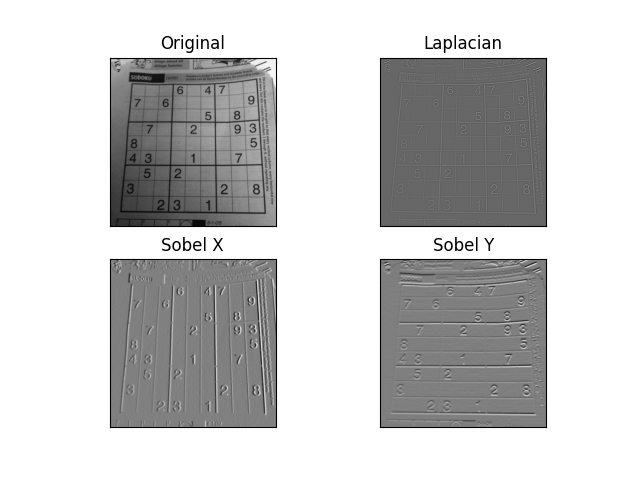

This chart was generated by the following Python code:
import cv2
import numpy as np
from matplotlib import pyplot as plt

img = cv2.imread('dave.jpg',0)
laplacian = cv2.Laplacian(img,cv2.CV_64F)
sobelx = cv2.Sobel(img,cv2.CV_64F,1,0,ksize=5)
sobely = cv2.Sobel(img,cv2.CV_64F,0,1,ksize=5)

plt.subplot(2,2,1),plt.imshow(img,cmap = 'gray')
plt.title('Original'), plt.xticks([]), plt.yticks([])
plt.subplot(2,2,2),plt.imshow(laplacian,cmap = 'gray')
plt.title('Laplacian'), plt.xticks([]), plt.yticks([])
plt.subplot(2,2,3),plt.imshow(sobelx,cmap = 'gray')
plt.title('Sobel X'), plt.xticks([]), plt.yticks([])
plt.subplot(2,2,4),plt.imshow(sobely,cmap = 'gray')
plt.title('Sobel Y'), plt.xticks([]), plt.yticks([])
plt.show()
